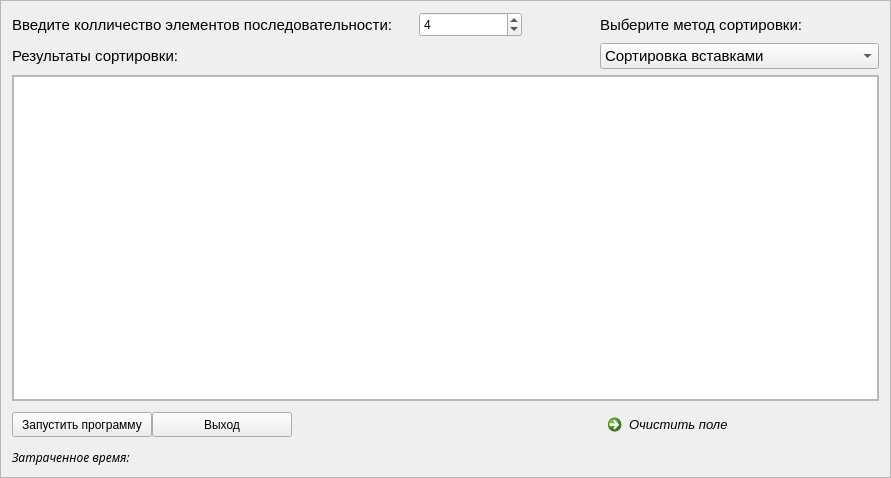
<?xml version="1.0" encoding="UTF-8"?>
<ui version="4.0">
 <class>Frame</class>
 <widget class="QFrame" name="Frame">
  <property name="geometry">
   <rect>
    <x>0</x>
    <y>0</y>
    <width>891</width>
    <height>478</height>
   </rect>
  </property>
  <property name="minimumSize">
   <size>
    <width>891</width>
    <height>478</height>
   </size>
  </property>
  <property name="maximumSize">
   <size>
    <width>16777215</width>
    <height>16777215</height>
   </size>
  </property>
  <property name="windowTitle">
   <string>Сортировка</string>
  </property>
  <property name="windowIcon">
   <iconset>
    <normaloff>icon.ico</normaloff>icon.ico</iconset>
  </property>
  <property name="windowOpacity">
   <double>1.000000000000000</double>
  </property>
  <property name="autoFillBackground">
   <bool>false</bool>
  </property>
  <property name="frameShape">
   <enum>QFrame::StyledPanel</enum>
  </property>
  <layout class="QGridLayout" name="gridLayout_2">
   <property name="horizontalSpacing">
    <number>0</number>
   </property>
   <item row="1" column="11">
    <widget class="QComboBox" name="cb">
     <property name="font">
      <font>
       <pointsize>11</pointsize>
      </font>
     </property>
     <item>
      <property name="text">
       <string>Сортировка вставками</string>
      </property>
     </item>
     <item>
      <property name="text">
       <string>Сортировка Шелла</string>
      </property>
     </item>
     <item>
      <property name="text">
       <string>С.Ш. с использованием посл. Кнута</string>
      </property>
     </item>
    </widget>
   </item>
   <item row="5" column="0">
    <widget class="QPushButton" name="pushButton">
     <property name="sizePolicy">
      <sizepolicy hsizetype="Fixed" vsizetype="Fixed">
       <horstretch>0</horstretch>
       <verstretch>0</verstretch>
      </sizepolicy>
     </property>
     <property name="minimumSize">
      <size>
       <width>140</width>
       <height>0</height>
      </size>
     </property>
     <property name="maximumSize">
      <size>
       <width>40</width>
       <height>25</height>
      </size>
     </property>
     <property name="sizeIncrement">
      <size>
       <width>0</width>
       <height>10</height>
      </size>
     </property>
     <property name="baseSize">
      <size>
       <width>15</width>
       <height>0</height>
      </size>
     </property>
     <property name="text">
      <string>Запустить программу</string>
     </property>
    </widget>
   </item>
   <item row="0" column="4" colspan="4">
    <widget class="QDoubleSpinBox" name="doubleSpinBox">
     <property name="sizePolicy">
      <sizepolicy hsizetype="Preferred" vsizetype="Fixed">
       <horstretch>0</horstretch>
       <verstretch>0</verstretch>
      </sizepolicy>
     </property>
     <property name="minimumSize">
      <size>
       <width>25</width>
       <height>0</height>
      </size>
     </property>
     <property name="maximumSize">
      <size>
       <width>110</width>
       <height>25</height>
      </size>
     </property>
     <property name="sizeIncrement">
      <size>
       <width>0</width>
       <height>0</height>
      </size>
     </property>
     <property name="wrapping">
      <bool>true</bool>
     </property>
     <property name="decimals">
      <number>0</number>
     </property>
     <property name="maximum">
      <double>9999999999.000000000000000</double>
     </property>
     <property name="stepType">
      <enum>QAbstractSpinBox::AdaptiveDecimalStepType</enum>
     </property>
     <property name="value">
      <double>4.000000000000000</double>
     </property>
    </widget>
   </item>
   <item row="0" column="0" colspan="3">
    <widget class="QLabel" name="label">
     <property name="font">
      <font>
       <pointsize>11</pointsize>
      </font>
     </property>
     <property name="text">
      <string>Введите колличество элементов последовательности:</string>
     </property>
    </widget>
   </item>
   <item row="5" column="11">
    <widget class="QCommandLinkButton" name="commandLinkButton">
     <property name="font">
      <font>
       <family>Segoe UI</family>
       <pointsize>10</pointsize>
       <weight>50</weight>
       <italic>true</italic>
       <bold>false</bold>
      </font>
     </property>
     <property name="text">
      <string>Очистить поле</string>
     </property>
    </widget>
   </item>
   <item row="0" column="11">
    <widget class="QLabel" name="label_2">
     <property name="font">
      <font>
       <pointsize>11</pointsize>
      </font>
     </property>
     <property name="text">
      <string>Выберите метод сортировки:</string>
     </property>
    </widget>
   </item>
   <item row="2" column="0" rowspan="2" colspan="12">
    <widget class="QScrollArea" name="scrollArea">
     <property name="widgetResizable">
      <bool>true</bool>
     </property>
     <widget class="QWidget" name="scrollAreaWidgetContents">
      <property name="geometry">
       <rect>
        <x>0</x>
        <y>0</y>
        <width>869</width>
        <height>328</height>
       </rect>
      </property>
      <layout class="QGridLayout" name="gridLayout_3">
       <property name="sizeConstraint">
        <enum>QLayout::SetNoConstraint</enum>
       </property>
       <property name="leftMargin">
        <number>0</number>
       </property>
       <property name="topMargin">
        <number>0</number>
       </property>
       <property name="rightMargin">
        <number>0</number>
       </property>
       <property name="bottomMargin">
        <number>0</number>
       </property>
       <property name="horizontalSpacing">
        <number>0</number>
       </property>
       <item row="0" column="0">
        <widget class="QTextEdit" name="textEdit">
         <property name="font">
          <font>
           <family>Franklin Gothic Book</family>
           <pointsize>10</pointsize>
           <weight>50</weight>
           <italic>true</italic>
           <bold>false</bold>
           <underline>false</underline>
           <strikeout>false</strikeout>
          </font>
         </property>
         <property name="frameShape">
          <enum>QFrame::StyledPanel</enum>
         </property>
         <property name="lineWidth">
          <number>0</number>
         </property>
         <property name="midLineWidth">
          <number>0</number>
         </property>
         <property name="lineWrapMode">
          <enum>QTextEdit::NoWrap</enum>
         </property>
         <property name="readOnly">
          <bool>true</bool>
         </property>
         <property name="html">
          <string>&lt;!DOCTYPE HTML PUBLIC &quot;-//W3C//DTD HTML 4.0//EN&quot; &quot;http://www.w3.org/TR/REC-html40/strict.dtd&quot;&gt;
&lt;html&gt;&lt;head&gt;&lt;meta name=&quot;qrichtext&quot; content=&quot;1&quot; /&gt;&lt;style type=&quot;text/css&quot;&gt;
p, li { white-space: pre-wrap; }
&lt;/style&gt;&lt;/head&gt;&lt;body style=&quot; font-family:'Franklin Gothic Book'; font-size:10pt; font-weight:400; font-style:italic;&quot;&gt;
&lt;p style=&quot;-qt-paragraph-type:empty; margin-top:0px; margin-bottom:0px; margin-left:0px; margin-right:0px; -qt-block-indent:0; text-indent:0px;&quot;&gt;&lt;br /&gt;&lt;/p&gt;&lt;/body&gt;&lt;/html&gt;</string>
         </property>
         <property name="overwriteMode">
          <bool>false</bool>
         </property>
         <property name="tabStopDistance">
          <double>86.000000000000000</double>
         </property>
        </widget>
       </item>
      </layout>
     </widget>
    </widget>
   </item>
   <item row="1" column="0" colspan="3">
    <widget class="QLabel" name="label_3">
     <property name="font">
      <font>
       <pointsize>11</pointsize>
      </font>
     </property>
     <property name="text">
      <string>Результаты сортировки:</string>
     </property>
    </widget>
   </item>
   <item row="5" column="1">
    <widget class="QPushButton" name="pushButton_2">
     <property name="sizePolicy">
      <sizepolicy hsizetype="Fixed" vsizetype="Preferred">
       <horstretch>0</horstretch>
       <verstretch>5</verstretch>
      </sizepolicy>
     </property>
     <property name="minimumSize">
      <size>
       <width>140</width>
       <height>0</height>
      </size>
     </property>
     <property name="maximumSize">
      <size>
       <width>40</width>
       <height>25</height>
      </size>
     </property>
     <property name="sizeIncrement">
      <size>
       <width>0</width>
       <height>0</height>
      </size>
     </property>
     <property name="baseSize">
      <size>
       <width>0</width>
       <height>0</height>
      </size>
     </property>
     <property name="layoutDirection">
      <enum>Qt::LeftToRight</enum>
     </property>
     <property name="text">
      <string>Выход</string>
     </property>
    </widget>
   </item>
   <item row="6" column="0" colspan="5">
    <widget class="QLabel" name="timelabel">
     <property name="sizePolicy">
      <sizepolicy hsizetype="Fixed" vsizetype="Fixed">
       <horstretch>0</horstretch>
       <verstretch>0</verstretch>
      </sizepolicy>
     </property>
     <property name="font">
      <font>
       <family>Segoe UI Semilight</family>
       <pointsize>9</pointsize>
       <weight>50</weight>
       <italic>true</italic>
       <bold>false</bold>
      </font>
     </property>
     <property name="text">
      <string>Затраченное время:</string>
     </property>
    </widget>
   </item>
  </layout>
 </widget>
 <resources/>
 <connections/>
</ui>
